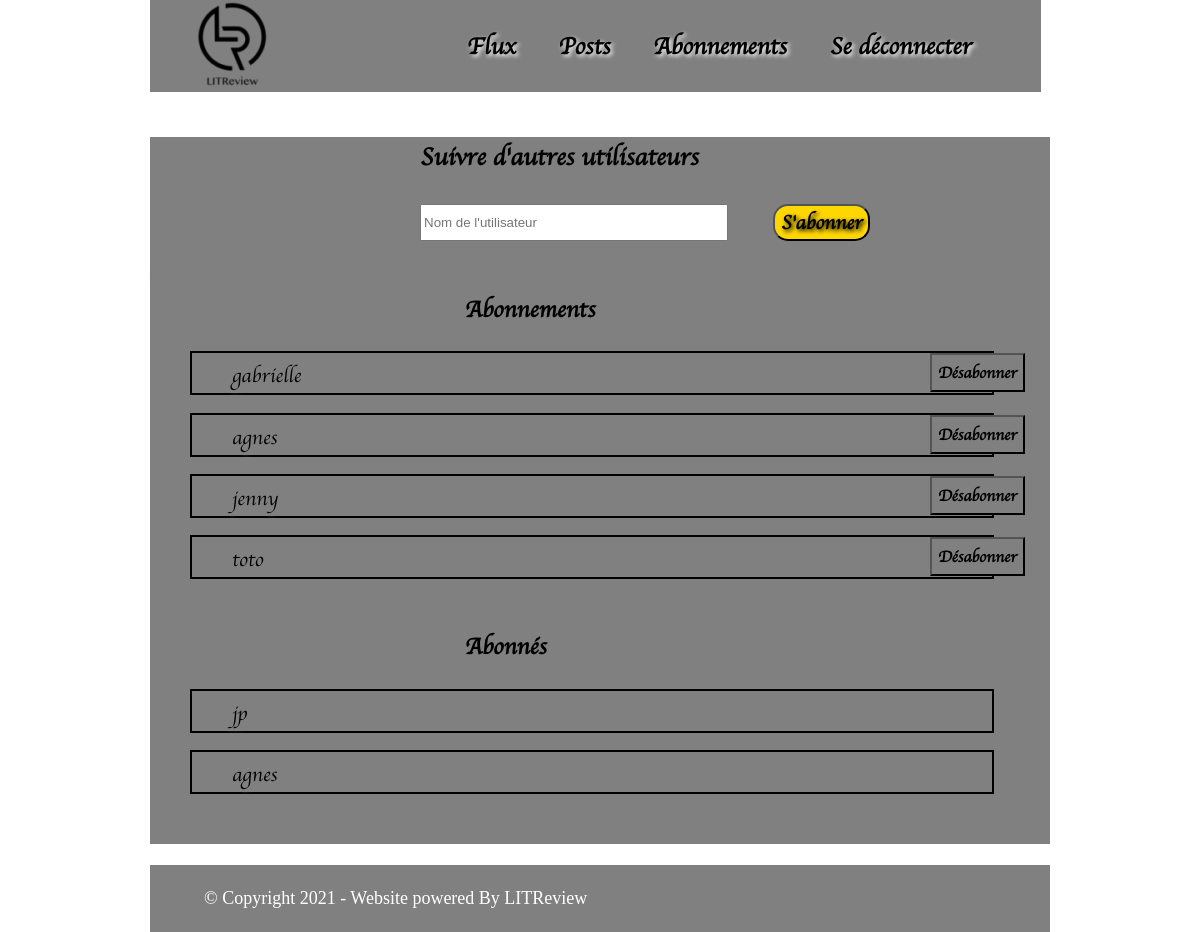
The app's page /base_app/followers (signed in) with its own data.
### base_app/models.py (models this page shows, shortened)
class UserFollows(models.Model):
    user = models.ForeignKey(
        to=settings.AUTH_USER_MODEL, on_delete=models.CASCADE, related_name='following')
    followed_user = models.ForeignKey(
        to=settings.AUTH_USER_MODEL, on_delete=models.CASCADE, related_name='followed_by')
    class Meta:
        unique_together = ('user', 'followed_user', )

### base_app/views.py (the view)
# urls.py: url('followers', views.ListFollowers.as_view(), name='followers'),
class ListFollowers(generic.ListView):
    model = mod.UserFollows
    context_object_name = 'users'
    template_name = 'base_app/followers.html'
    def get_queryset(self):
        following = []
        followed_by = []
        user_is_following = mod.UserFollows.objects.filter(user=self.request.user)
        user_is_followed_by = mod.UserFollows.objects.filter(followed_user=self.request.user)
        for user in user_is_following:
            following.append(user)
        for user in user_is_followed_by:
            followed_by.append(user)
        return {'I_follow': following, 'that_follow_me': followed_by, 'buttons': False}

### base_app/templates/base_app/followers.html
{% extends 'base_app/base.html' %}
{% load static %}
{% block flux-posts %}
    <link rel="stylesheet" href="{% static '/base_app/stylesheets/followers.css' %}" type="text/css">
    <div class="content_search">
        <div id="search_title">Suivre d'autres utilisateurs</div>
            <form action= "{% url 'base_app:add_follower' %}" method="get">
                <div id="form_content">
                    <input type="text" name="username" placeholder="Nom de l'utilisateur" id="search">
                    <button class="validation-button" type="submit">
                        S'abonner
                    </button>
                </div>
            </form>
        <p id="filling_gap"> blabla </p>
    </div>
    <div class="content_lists">
        <div class="tableau" id="abonnements">
            <h3>Abonnements</h3>
            <ul class="list_users">
                {% for user in users.I_follow %}
                    <li class="line_user">
                        <p class="username">{{user.followed_user}}</p>
                        <button class="button_unfollow"
                                onclick="window.location.href=
                                '{% url 'base_app:delete_follower' user.pk %}';">
                            Désabonner
                        </button>
                    </li>
                {% endfor %}
            </ul>
        </div>
        <div class="rectangle" id="background_abonnements"></div>
        <div class="tableau" id="abonnés">
            <h3>Abonnés</h3>
            <ul class="list_users">
                {% for user in users.that_follow_me %}
                <li class="line_user">
                    <p class="username">{{user.user}}</p>
                </li>
                {% endfor %}
            </ul>
        </div>
        <div class="rectangle" id="background_abonnements"></div>
    </div>
    {% endblock %}

### base_app/templates/base_app/base.html (shortened to what this page needs)
{% load static %}
<!DOCTYPE html>
<html lang="en">
<head>
<link rel="stylesheet" href="{% static '/base_app/stylesheets/feed.css' %}" type="text/css">
</head>
<body>
    <header>
      <div id="logo"><img src="{% static 'base_app/images/logo2.png' %}" alt=""></div>
      <nav> <a class="link" href="{% url 'base_app:feed' %}">Flux</a>
          <a class="link" href="{%url 'base_app:my_posts'%}">Posts</a>
          <a class="link" href="{%url 'base_app:followers'%}">Abonnements</a>
          <a class="link" href="{% url 'logout' %}">Se déconnecter</a>
      </nav>
    </header>
    <section id="feed">
      {% block flux-posts %}{% endblock %}
    </section>
    <footer>
    <p>&copy; Copyright 2021 - Website powered By  LITReview</p>
    </footer>
  </body>
</html>

### base_app/static/base_app/stylesheets/feed.css (style rules this page uses)
body { background-image: url("../images/fond_bibli_resized.png"); background-attachment: fixed; padding: 0px;; margin: 0 auto; max-width: 900px; overflow: visible; color: black; font-size: 18px; }
header { top: 0; line-height: 1; background: grey; display: flex; align-items: center; width: 99%; }
.link { font-family: 'Apple Chancery'; text-shadow: 2px 2px 4px white; color: black; font-size: 24px; }
#logo { margin-left: 5%; margin-right: 20%; }
header nav { float: right; text-align: right; }
header nav a { color: #fff; display: inline-block; padding: .3em .8em; }
footer { background: grey; color: #fff; margin-top: 5%; padding: .1em 3em; }
p { font: 1em/1.5 Palatino, "Palatino Linotype", Georgia, Times, "Times New Roman", serif; }
img { max-width: 100%; height: auto; }
a { font: 700 1em/1.5 "Helvetica Neue", Helvetica, Arial, sans-serif; text-decoration: none }

### base_app/static/base_app/stylesheets/followers.css (style rules this page uses)
.content_search { font-family: 'Apple Chancery'; text-shadow: 2px 2px 4px grey; color: black; font-size: 20px; margin-top: 0%; margin-left: 0%; background: grey; width: 900px; }
#filling_gap { color: grey; margin-bottom: -5%; }
#form_content { display: flex; }
#search { margin-top: 3%; color: black; margin-left:30%; width: 300px; }
.validation-button { font-family: 'Apple Chancery'; font-weight: bold; margin-top: 3%; margin-left: 5%; border-radius: 15px; color: black; background: gold; font-size: 20px; text-shadow: 2px 2px 4px black; }
.content_lists { font-family: 'Apple Chancery'; text-shadow: 2px 2px 4px grey; color: black; font-size: 20px; margin-top: 5%; margin-left: 0%; }
#background_abonnements { width: 900px; height: 50px; background: grey; margin-top: -2.22%; margin-bottom: -2.66%; }
.tableau { margin-left: 0%; background: grey; }
#search_title { margin-left: 30%; margin-top: 5%; font-weight: bold; font-size: 25px; }
h3 { margin-left: 35%; }
.list_users { list-style-type: none; }
.line_user { display: flex; border: 2px black solid; width: 800px; height: 40px; margin-top: 2%; }
.button_unfollow { font-family: 'Apple Chancery'; font-size: 16px; height: 39px; position: absolute; left: 930px; margin-top: 0%; background: grey; font-weight: bold; }
.username { font-family: 'Apple Chancery'; font-size: 20px; color: black; margin-left: 5%; margin-top: 1%; }

### records on screen
UserFollows: followed_user "gabrielle"
UserFollows: followed_user "agnes"
UserFollows: followed_user "jenny"
UserFollows: followed_user "toto"
UserFollows: user "jp"
UserFollows: user "agnes"
